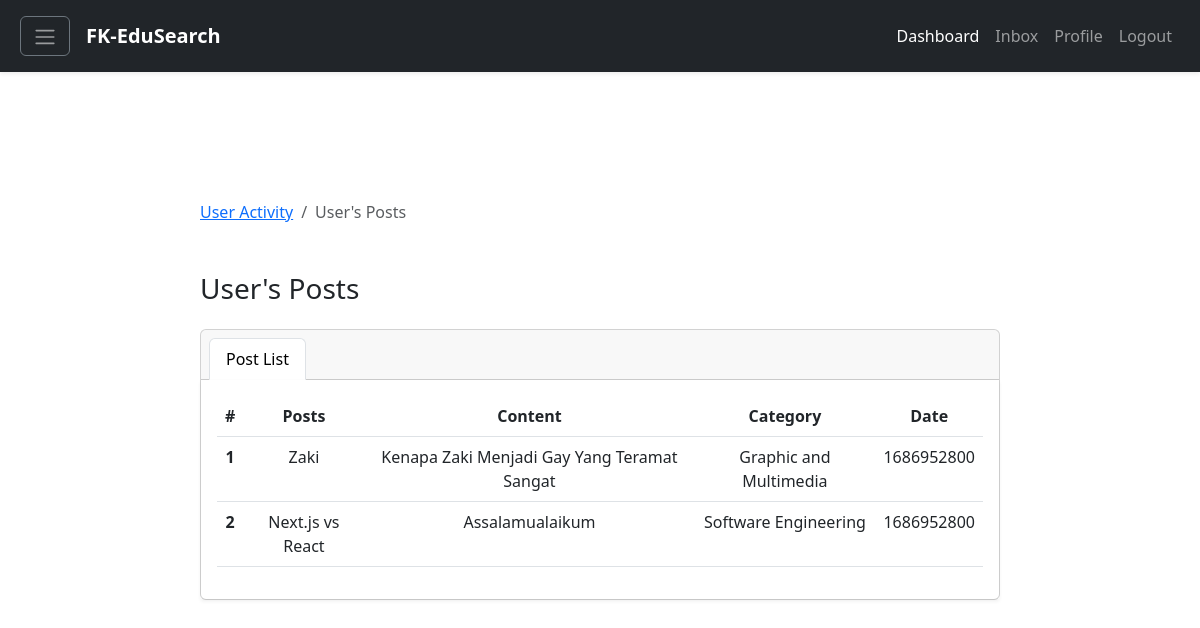
/userReportDetails.php?user=isyrafmagic, run on an earlier commit of the app's database.
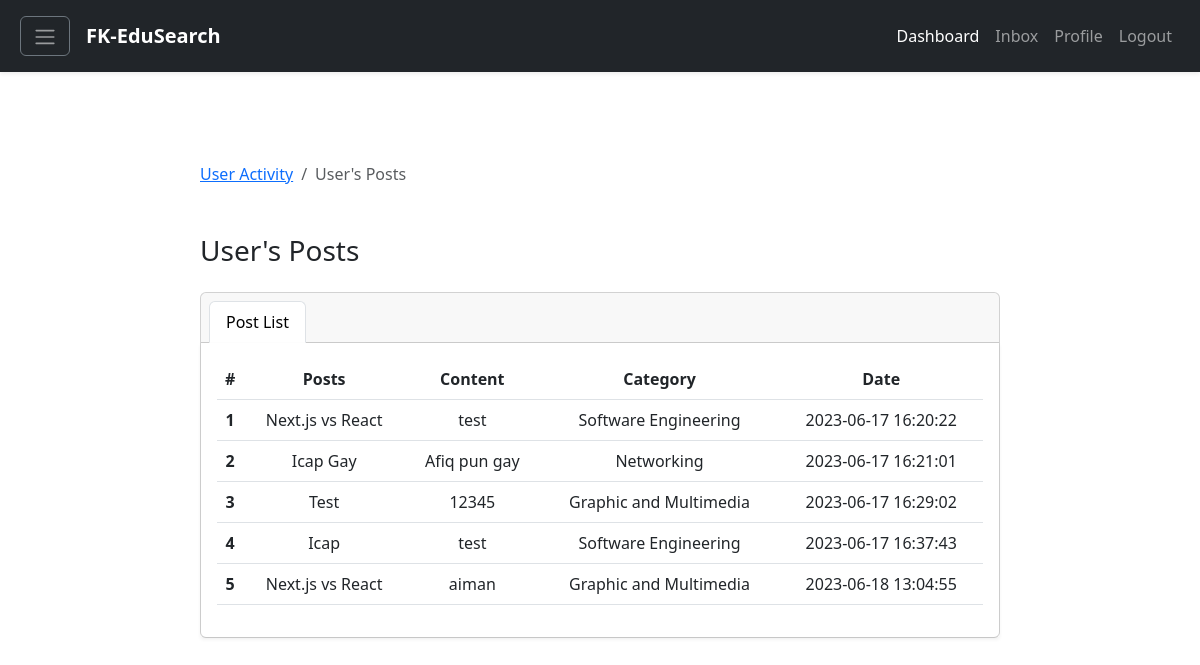
And on a later commit of the database.
### tables this page shows
CREATE TABLE `post` (
  `postid` int(11) NOT NULL,
  `userid` int(11) DEFAULT NULL,
  `replyid` int(11) DEFAULT NULL,
  `postTopic` varchar(60) NOT NULL,
  `postContent` varchar(1000) NOT NULL,
  `postCategory` varchar(60) NOT NULL,
  `image` longblob NOT NULL,
  `postDate` timestamp NOT NULL DEFAULT current_timestamp() ON UPDATE current_timestamp(),
  `postStatus` varchar(60) DEFAULT NULL
);

### classes/Report.classes.php (called while the page is built, shortened)
<?php
class Report extends Connection
{
    public function getPostsByUsername($username)
    {
        $connection = $this->getConnection();
        $query = "SELECT user.username, post.postTopic, post.postContent, post.postCategory, post.postDate
        FROM post
        INNER JOIN user ON post.userid=user.userid
        WHERE user.username = '$username'";
        $result = mysqli_query($connection, $query);
        if (!$result) {
            return false;
        } else {
            return $result;
        }
    }
}
?>

### userReportDetails.php (the view, shortened to what this page needs)
<!DOCTYPE html>
<html lang="en">
<head>
    <link href="https://cdn.jsdelivr.net/npm/bootstrap@5.3.0-alpha3/dist/css/bootstrap.min.css" rel="stylesheet"
>
    <link rel="stylesheet" href="https://cdnjs.cloudflare.com/ajax/libs/font-awesome/4.7.0/css/font-awesome.min.css">
</head>
<body>
    <?php include "components/navigation.php"; ?>
    <div class="d-flex flex-column justify-content-center align-item-center vh-100"
        style="padding-left: 200px; padding-right: 200px">
        <div class="row">
            <div class="col-md">
                <nav aria-label="breadcrumb">
                    <ol class="breadcrumb">
                        <li class="breadcrumb-item"><a href="userReport.php">User Activity</a></li>
                        <li class="breadcrumb-item active" aria-current="page">User's Posts</li>
                    </ol>
                </nav>
                <h3 class="mt-5">User's Posts</h3>
                <div class="card text-center mt-4">
                    <div class="card-header">
                        <ul class="nav nav-tabs card-header-tabs">
                            <li class="nav-item">
                                <a class="nav-link active" aria-current="true" href="#">Post List</a>
                            </li>
                        </ul>
                    </div>
                    <div class="card-body shadow-sm">
                        <table class="table">
                            <thead>
                                <tr>
                                    <th scope="col">#</th>
                                    <th scope="col">Posts</th>
                                    <th scope="col">Content</th>
                                    <th scope="col">Category</th>
                                    <th scope="col">Date</th>
                                </tr>
                            </thead>
                            <tbody>
                                <?php
                                $username = $_GET['user'];
                                $reportDetails = new ReportController();
                                $results = $reportDetails->getPostsByUsername($username);
                                if ($results && $results->num_rows > 0) {
                                    $rowNumber = 1;
                                    $posts = [];
                                    while ($row = $results->fetch_assoc()) {
                                        $posts[] = $row;
                                    }
                                    foreach ($posts as $post) {
                                        $postTopic = $post['postTopic'];
                                        $postContent = $post['postContent'];
                                        $postCategory = $post['postCategory'];
                                        $postDate = $post['postDate'];
                                        ?>
                                        <tr>
                                            <th scope="row" style="width:10px">
                                                <?php echo $rowNumber; ?>
                                            </th>
                                            <td>
                                                <?php echo $postTopic; ?>
                                            </td>
                                            <td>
                                                <?php echo $postContent; ?>
                                            </td>
                                            <td>
                                                <?php echo $postCategory; ?>
                                            </td>
                                            <td>
                                                <?php echo $postDate; ?>
                                            </td>
                                        </tr>
                                        <?php
                                        $rowNumber++;
                                    }
                                } else {
                                    ?>
                                    <tr>
                                        <td colspan="2">No posts found for this user.</td>
                                    </tr>
                                    <?php
                                }
                                ?>
                            </tbody>
                        </table>
                    </div>
                </div>
            </div>
        </div>
    </div>
</body>
</html>

### components/navigation.php (shortened to what this page needs)
<!DOCTYPE html>
<html lang="en">
<head>
    <link href="https://cdn.jsdelivr.net/npm/bootstrap@5.3.0-alpha3/dist/css/bootstrap.min.css" rel="stylesheet"
>
</head>
<body>
    <nav class="navbar navbar-expand-lg navbar-dark bg-dark shadow-sm py-3 px-2 fixed-top z-3">
        <form class="container-fluid" action="" method="post">
            <?php
            echo $_SESSION['logged_out']? NULL : '
            <a class="btn btn-outline-secondary me-3" data-bs-toggle="offcanvas" href="#offcanvasExample" role="button"
            aria-controls="offcanvasExample">
                <span class="navbar-toggler-icon"></span>
            </a>'
            ?>
            <a class="navbar-brand" href="#"><b>FK-EduSearch</b></a>
            <?php
            if ($_SESSION["logged_out"]) {
                echo '
                <button type="button" class="btn btn-light">
                    Helpdesk
                </button>
                ';
            } else {
                echo '
                <button class="navbar-toggler" type="button" data-bs-toggle="collapse" data-bs-target="#navbarNav"
                aria-controls="navbarNav" aria-expanded="false" aria-label="Toggle navigation">
                    <span class="navbar-toggler-icon"></span>
                </button>
                <div class="collapse navbar-collapse" id="navbarNav">
                    <ul class="navbar-nav ms-auto">
                        <li class="nav-item">
                            <a class="nav-link active" aria-current="page" href="index.php">Dashboard</a>
                        </li>
                        <li class="nav-item">
                            <a class="nav-link" href="inbox.php">Inbox</a>
                        </li>
                        <li class="nav-item">
                            <a class="nav-link" href="' . ($_SESSION['role'] == 'user'? "userProfile.php" : "experteditprofile.php"). '">Profile</a>
                        </li>
                        <div class="nav-item">
                            <button class="nav-link" type="submit" name="logout">Logout</button>
                        </div>
                    </ul>
                </div>
                ';
            }
            ?>
        </form>
    </nav>
    <?php include "sidebar.php" ?>
</body>
</html>

### components/sidebar.php (shortened to what this page needs)
<!DOCTYPE html>
<html lang="en">
<head>
    <link href="https://cdn.jsdelivr.net/npm/bootstrap@5.3.0-alpha3/dist/css/bootstrap.min.css" rel="stylesheet"
>
</head>
<body>
</body>
</html>

What changed in the data, as far as the page shows it:
removed post: postTopic "Zaki", postContent "Kenapa Zaki Menjadi Gay Yang Teramat Sangat", postCategory "Graphic and Multimedia", postDate "1686952800"
removed post: postTopic "Next.js vs React", postContent "Assalamualaikum", postCategory "Software Engineering", postDate "1686952800"
added post: postTopic "Next.js vs React", postContent "test", postCategory "Software Engineering", postDate "2023-06-17 16:20:22"
added post: postTopic "Icap Gay", postContent "Afiq pun gay", postCategory "Networking", postDate "2023-06-17 16:21:01"
added post: postTopic "Test", postContent "12345", postCategory "Graphic and Multimedia", postDate "2023-06-17 16:29:02"
added post: postTopic "Icap", postContent "test", postCategory "Software Engineering", postDate "2023-06-17 16:37:43"
added post: postTopic "Next.js vs React", postContent "aiman", postCategory "Graphic and Multimedia", postDate "2023-06-18 13:04:55"
